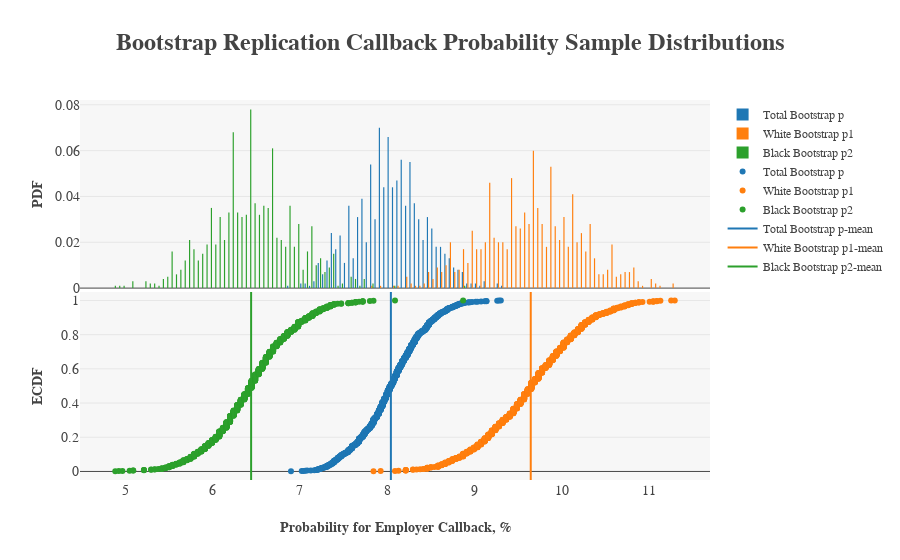
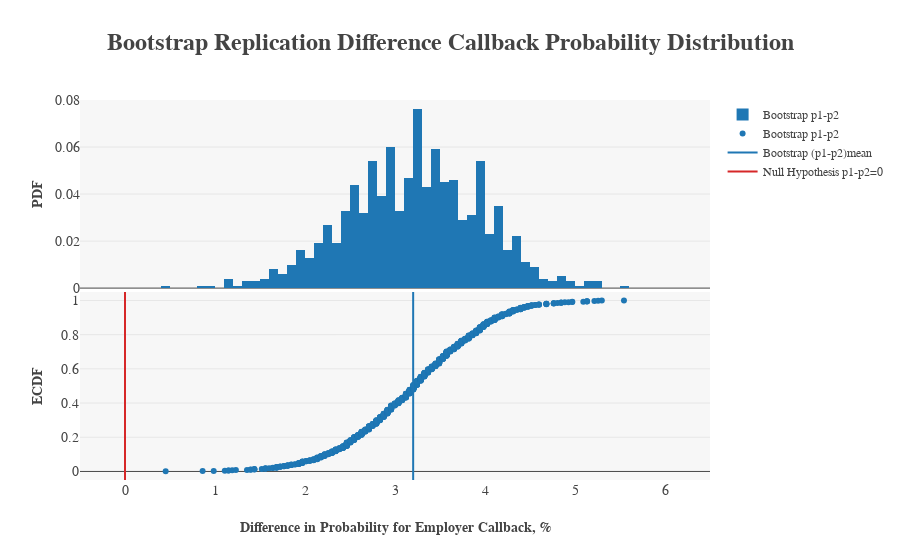

Notebook code for these charts, in order:
### Code cell
# Bootstrap Replication Statistical Analysis
# Plot 1
t_bs_replicates = draw_bs_replicates(data.call, np.mean, 1000) * 100
w_bs_replicates = draw_bs_replicates(data.call[data.race == 'w'], np.mean, 1000) * 100
b_bs_replicates = draw_bs_replicates(data.call[data.race == 'b'], np.mean, 1000) * 100

x_tbsr, y_tbsr = ecdf(t_bs_replicates)
x_wbsr, y_wbsr = ecdf(w_bs_replicates)
x_bbsr, y_bbsr = ecdf(b_bs_replicates)

x_tmen, y_tmen = np.array([[np.mean(t_bs_replicates), np.mean(t_bs_replicates)], [-0.05, 1.05]])
x_wmen, y_wmen = np.array([[np.mean(w_bs_replicates), np.mean(w_bs_replicates)], [-0.05, 1.05]])
x_bmen, y_bmen = np.array([[np.mean(b_bs_replicates), np.mean(b_bs_replicates)], [-0.05, 1.05]])

trace0 = go.Histogram(name="Total Bootstrap p", x=t_bs_replicates, histnorm="probability")
trace1 = go.Histogram(name="White Bootstrap p1", x=w_bs_replicates, histnorm="probability")
trace2 = go.Histogram(name="Black Bootstrap p2", x=b_bs_replicates, histnorm="probability")
trace3 = go.Scatter(name="Total Bootstrap p", x=x_tbsr, y=y_tbsr, mode="markers",
                    marker=dict(color="rgba(31, 119, 180, 1)"))
trace4 = go.Scatter(name="White Bootstrap p1", x=x_wbsr, y=y_wbsr, mode="markers",
                    marker=dict(color="rgba(255, 127, 14, 1)"))
trace5 = go.Scatter(name="Black Bootstrap p2", x=x_bbsr, y=y_bbsr, mode="markers",
                    marker=dict(color="rgba(44, 160, 44, 1)"))
trace6 = go.Scatter(name="Total Bootstrap p-mean", x=x_tmen, y=y_tmen, mode="lines",
                    line=dict(color="rgba(31, 119, 180, 1)"))
trace7 = go.Scatter(name="White Bootstrap p1-mean", x=x_wmen, y=y_wmen, mode="lines",
                    line=dict(color="rgba(255, 127, 14, 1)"))
trace8 = go.Scatter(name="Black Bootstrap p2-mean", x=x_bmen, y=y_bmen, mode="lines",
                    line=dict(color="rgba(44, 160, 44, 1)"))

fig = py.tools.make_subplots(rows=2, cols=1, shared_xaxes=True, vertical_spacing=0.01)
fig.append_trace(trace0, 1, 1)
fig.append_trace(trace1, 1, 1)
fig.append_trace(trace2, 1, 1)
fig.append_trace(trace3, 2, 1)
fig.append_trace(trace4, 2, 1)
fig.append_trace(trace5, 2, 1)
fig.append_trace(trace6, 2, 1)
fig.append_trace(trace7, 2, 1)
fig.append_trace(trace8, 2, 1)

fig["layout"].update(
    plot_bgcolor="rgb(247,247,247)",
    legend=dict(font=dict(family="serif", size=12)),
    height=600,
    title="<b>Bootstrap Replication Callback Probability Sample Distributions</b>",
    titlefont=dict(family="serif", size=24),
    yaxis1=dict(title="<b>PDF</b>", titlefont=dict(family="serif", size=14),
               tickfont=dict(family="serif", size=14)), 
    yaxis2=dict(title="<b>ECDF</b>", titlefont=dict(family="serif", size=14), dtick=0.2,
               tickfont=dict(family="serif", size=14), range=[-0.05, 1.05]),
    xaxis1=dict(title="<b>Probability for Employer Callback, %</b>".format(u'\xb0'),
               titlefont=dict(family="serif", size=14), tickfont=dict(family="serif", size=14)))

py.offline.iplot(fig)

# Plot 2
diff_bs_replicates = w_bs_replicates - b_bs_replicates
x_dbsr, y_dbsr = ecdf(diff_bs_replicates)
x_dmen, y_dmen = np.array([[np.mean(diff_bs_replicates), np.mean(diff_bs_replicates)], [-0.05, 1.05]])
x_p0, y_p0 = np.array([[0, 0], [-0.05, 1.05]])

trace0 = go.Histogram(name="Bootstrap p1-p2", x=diff_bs_replicates, histnorm="probability")
trace1 = go.Scatter(name="Bootstrap p1-p2", x=x_dbsr, y=y_dbsr, mode="markers",
                    marker=dict(color="rgba(31, 119, 180, 1)"))
trace2 = go.Scatter(name="Bootstrap (p1-p2)mean", x=x_dmen, y=y_dmen, mode="lines",
                    marker=dict(color="rgba(31, 119, 180, 1)"))
trace3 = go.Scatter(name="Null Hypothesis p1-p2=0", x=x_p0, y=y_p0, mode="lines")

fig = py.tools.make_subplots(rows=2, cols=1, shared_xaxes=True, vertical_spacing=0.01)
fig.append_trace(trace0, 1, 1)
fig.append_trace(trace1, 2, 1)
fig.append_trace(trace2, 2, 1)
fig.append_trace(trace3, 2, 1)

fig["layout"].update(
    plot_bgcolor="rgb(247,247,247)",
    legend=dict(font=dict(family="serif", size=12)),
    height=600,
    title="<b>Bootstrap Replication Difference Callback Probability Distribution</b>",
    titlefont=dict(family="serif", size=24),
    yaxis1=dict(title="<b>PDF</b>", titlefont=dict(family="serif", size=14),
               tickfont=dict(family="serif", size=14)), 
    yaxis2=dict(title="<b>ECDF</b>", titlefont=dict(family="serif", size=14), dtick=0.2,
               tickfont=dict(family="serif", size=14), range=[-0.05, 1.05]),
    xaxis1=dict(title="<b>Difference in Probability for Employer Callback, %</b>".format(u'\xb0'),
               titlefont=dict(family="serif", size=14), tickfont=dict(family="serif", size=14), range=[-0.5, 6.5]))

py.offline.iplot(fig)

# Bootstrap Stats
print("Bootstrap Replication Statistics for p1-p2:")

bs_conf_int = np.percentile(diff_bs_replicates, [2.5, 97.5])
print("     The margin of error is {0}".format(u"\u00B1") + 
            str(round((bs_conf_int[1] - bs_conf_int[0]) / 2, 2)) + "%.")
print("     The 95% confidence interval is " + str(round(bs_conf_int[0], 2)) + "% to " 
      + str(round(bs_conf_int[1], 2)) + "%.")

p0 = 0
bs_p = np.sum(diff_bs_replicates <= p0) / len(w_bs_replicates - b_bs_replicates) * 2 # two-tail p-value
print("     The p-value is " + str(round(bs_p * 100, 2)) + "%.")

# Frequentist Statistical Analysis
print()
print("Frequentist Statistics for p1-p2:")

# The margin of error for a 95% confidence interval
n = 2435 # both probability batches have the same number of trials n1 = n2 = n
z_star = stats.norm.ppf(0.975) # two-tail 95% interval has 2.5% on both sides
diff_stdv0 = (2 * sample_p_t * (100 - sample_p_t) / n) ** 0.5 # working with percentages
moe = z_star * diff_stdv0

print("     The margin of error is {0}".format(u"\u00B1") + str(round(moe, 2)) + "%.")

# The 95% confidence interval
conf_int = np.array([sample_diff - moe, sample_diff + moe])

print("     The 95% confidence interval is " + str(round(conf_int[0], 2)) + "% to " 
      + str(round(conf_int[1], 2)) + "%.")

# The p-value
z = (sample_diff - p0) / diff_stdv0
z_p = stats.norm.sf(abs(z)) * 2 # two-tail p-value

print("     The p-value is " + str(round(z_p * 100, 2)) + "%.")

### Figure 1 — Plotly figure (JSON) as saved in the notebook; plotly's stock layout.template omitted (floating-point values rounded to 4 significant figures; data arrays with more than 128 entries replaced by an {"elided": "..."} marker saying what was removed)
{"data": [{"autobinx": true, "histnorm": "probability", "name": "Total Bootstrap p", "type": "histogram", "uid": "7208e4", "x": {"elided": "1000 float values"}, "xaxis": "x", "xbins": {"end": 11.3, "size": 0.05, "start": 4.8}, "yaxis": "y"}, {"autobinx": false, "histnorm": "probability", "name": "White Bootstrap p1", "type": "histogram", "uid": "62c8a3", "x": {"elided": "1000 float values"}, "xaxis": "x", "xbins": {"end": 11.3, "size": 0.05, "start": 4.8}, "yaxis": "y"}, {"autobinx": false, "histnorm": "probability", "name": "Black Bootstrap p2", "type": "histogram", "uid": "c88493", "x": {"elided": "1000 float values"}, "xaxis": "x", "xbins": {"end": 11.3, "size": 0.05, "start": 4.8}, "yaxis": "y"}, {"marker": {"color": "rgba(31, 119, 180, 1)"}, "mode": "markers", "name": "Total Bootstrap p", "type": "scatter", "uid": "7560f7", "x": {"elided": "1000 float values"}, "xaxis": "x", "y": {"elided": "1000 float values"}, "yaxis": "y2"}, {"marker": {"color": "rgba(255, 127, 14, 1)"}, "mode": "markers", "name": "White Bootstrap p1", "type": "scatter", "uid": "1bd386", "x": {"elided": "1000 float values"}, "xaxis": "x", "y": {"elided": "1000 float values"}, "yaxis": "y2"}, {"marker": {"color": "rgba(44, 160, 44, 1)"}, "mode": "markers", "name": "Black Bootstrap p2", "type": "scatter", "uid": "a52c8b", "x": {"elided": "1000 float values"}, "xaxis": "x", "y": {"elided": "1000 float values"}, "yaxis": "y2"}, {"line": {"color": "rgba(31, 119, 180, 1)"}, "mode": "lines", "name": "Total Bootstrap p-mean", "type": "scatter", "uid": "dccec4", "x": [8.043, 8.043], "xaxis": "x", "y": [-0.05, 1.05], "yaxis": "y2"}, {"line": {"color": "rgba(255, 127, 14, 1)"}, "mode": "lines", "name": "White Bootstrap p1-mean", "type": "scatter", "uid": "63ee3f", "x": [9.645, 9.645], "xaxis": "x", "y": [-0.05, 1.05], "yaxis": "y2"}, {"line": {"color": "rgba(44, 160, 44, 1)"}, "mode": "lines", "name": "Black Bootstrap p2-mean", "type": "scatter", "uid": "ffa7b6", "x": [6.443, 6.443], "xaxis": "x", "y": [-0.05, 1.05], "yaxis": "y2"}], "layout": {"autosize": true, "legend": {"font": {"family": "serif", "size": 12}}, "plot_bgcolor": "rgb(247,247,247)", "title": "<b>Bootstrap Replication Callback Probability Sample Distributions</b>", "titlefont": {"family": "serif", "size": 24}, "xaxis": {"anchor": "y2", "autorange": true, "domain": [0, 1], "range": [4.503, 11.68], "tickfont": {"family": "serif", "size": 14}, "title": "<b>Probability for Employer Callback, %</b>", "titlefont": {"family": "serif", "size": 14}, "type": "linear"}, "yaxis": {"anchor": "free", "autorange": true, "domain": [0.505, 1], "position": 0, "range": [0, 0.08211], "tickfont": {"family": "serif", "size": 14}, "title": "<b>PDF</b>", "titlefont": {"family": "serif", "size": 14}}, "yaxis2": {"anchor": "x", "domain": [0, 0.495], "dtick": 0.2, "range": [-0.05, 1.05], "tickfont": {"family": "serif", "size": 14}, "title": "<b>ECDF</b>", "titlefont": {"family": "serif", "size": 14}, "type": "linear"}}}

### Figure 2 — Plotly figure (JSON) as saved in the notebook; plotly's stock layout.template omitted (floating-point values rounded to 4 significant figures; data arrays with more than 128 entries replaced by an {"elided": "..."} marker saying what was removed)
{"data": [{"autobinx": true, "histnorm": "probability", "name": "Bootstrap p1-p2", "type": "histogram", "uid": "4e24ee", "x": {"elided": "1000 float values"}, "xaxis": "x", "xbins": {"end": 5.6, "size": 0.1, "start": 0.4}, "yaxis": "y"}, {"marker": {"color": "rgba(31, 119, 180, 1)"}, "mode": "markers", "name": "Bootstrap p1-p2", "type": "scatter", "uid": "3e33fb", "x": {"elided": "1000 float values"}, "xaxis": "x", "y": {"elided": "1000 float values"}, "yaxis": "y2"}, {"marker": {"color": "rgba(31, 119, 180, 1)"}, "mode": "lines", "name": "Bootstrap (p1-p2)mean", "type": "scatter", "uid": "c71b05", "x": [3.202, 3.202], "xaxis": "x", "y": [-0.05, 1.05], "yaxis": "y2"}, {"mode": "lines", "name": "Null Hypothesis p1-p2=0", "type": "scatter", "uid": "357364", "x": [0, 0], "xaxis": "x", "y": [-0.05, 1.05], "yaxis": "y2"}], "layout": {"autosize": true, "legend": {"font": {"family": "serif", "size": 12}}, "plot_bgcolor": "rgb(247,247,247)", "title": "<b>Bootstrap Replication Difference Callback Probability Distribution</b>", "titlefont": {"family": "serif", "size": 24}, "xaxis": {"anchor": "y2", "domain": [0, 1], "range": [-0.5, 6.5], "tickfont": {"family": "serif", "size": 14}, "title": "<b>Difference in Probability for Employer Callback, %</b>", "titlefont": {"family": "serif", "size": 14}, "type": "linear"}, "yaxis": {"anchor": "free", "autorange": true, "domain": [0.505, 1], "position": 0, "range": [0, 0.08], "tickfont": {"family": "serif", "size": 14}, "title": "<b>PDF</b>", "titlefont": {"family": "serif", "size": 14}}, "yaxis2": {"anchor": "x", "domain": [0, 0.495], "dtick": 0.2, "range": [-0.05, 1.05], "tickfont": {"family": "serif", "size": 14}, "title": "<b>ECDF</b>", "titlefont": {"family": "serif", "size": 14}, "type": "linear"}}}
